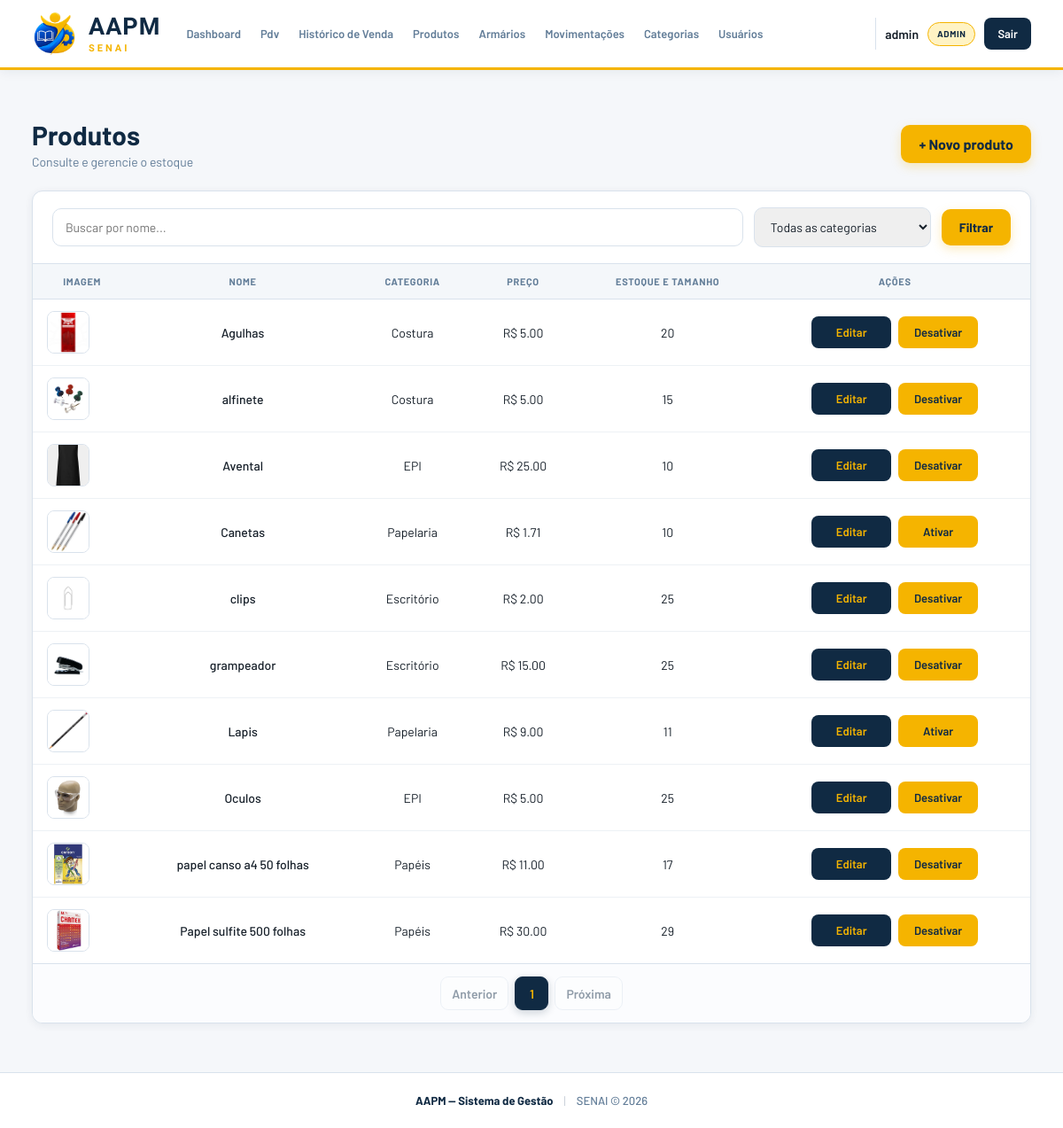
Page /produtos/ (signed in) on the earlier database version.
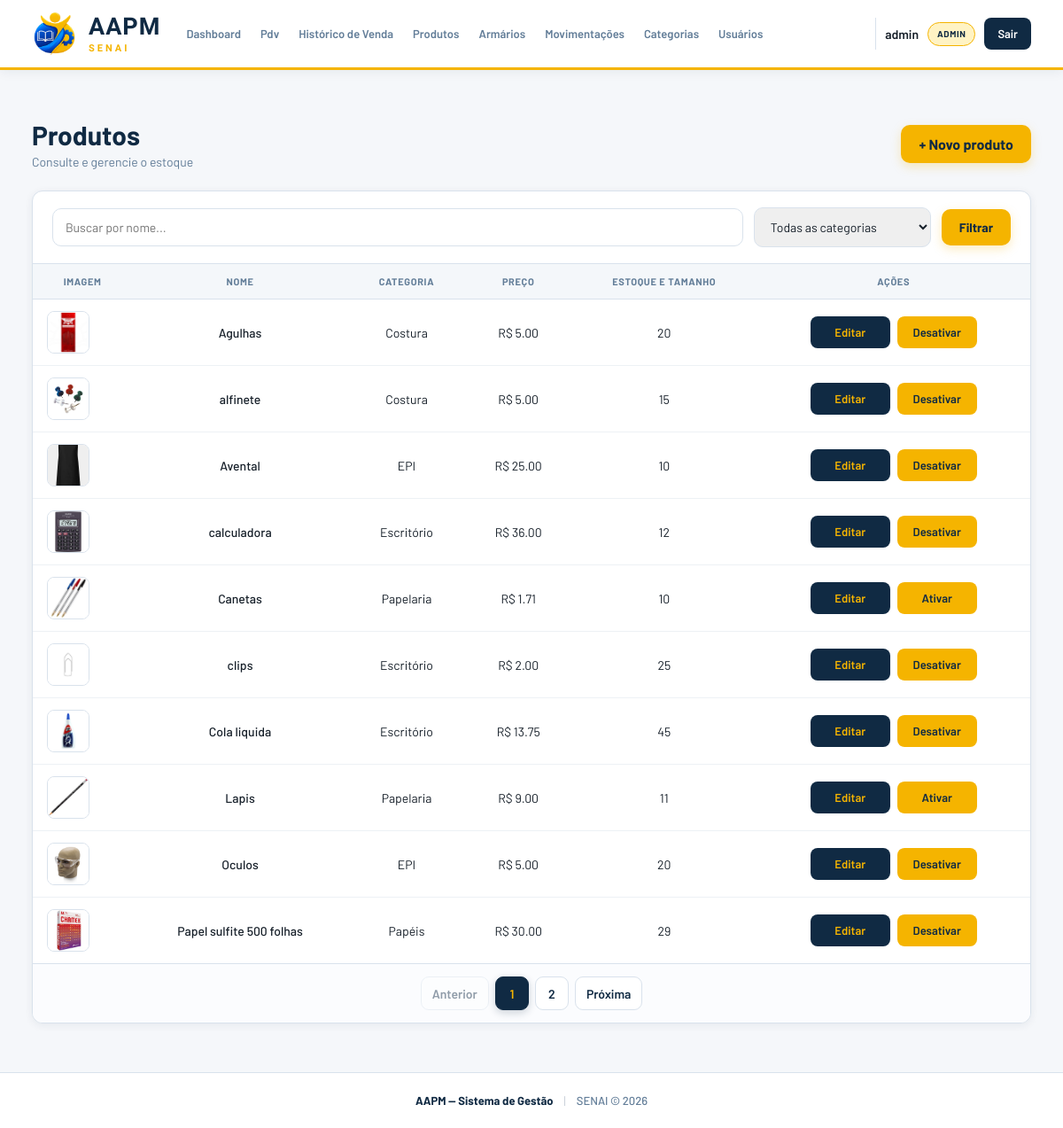
Same page on the later database version.
### app/models/produto.py (models this page shows, shortened)
class Produto(Base):
    __tablename__ = "produtos"
    id = Column(Integer, primary_key=True, autoincrement=True, index=True)
    nome = Column(String(150), nullable=False, index=True)
    preco = Column(Float, nullable=False, default=0.0)
    estoque_atual = Column(Integer, nullable=False, default=0)
    ativo = Column(Boolean, default=True)
    imagem_path = Column(String(255), nullable=True)
    categoria_id = Column(Integer, ForeignKey("categorias.id", ondelete="SET NULL"), nullable=True)
    categoria = relationship("Categoria", back_populates="produtos")
    tamanhos  = relationship("ProdutoTamanho", back_populates="produto", cascade="all, delete-orphan")

### app/models/categoria.py (models this page shows)
class Categoria(Base):
    __tablename__ = "categorias"
    id = Column(Integer, primary_key=True,autoincrement=True, index=True)
    nome = Column(String(100), nullable=False, unique=True)
    ativo = Column(Boolean, default=True)
    produtos = relationship("Produto", back_populates="categoria", lazy="select")

### app/controllers/produto_controller.py (the view)
@router.get("/")
def listar_produtos(
    request: Request,
    busca: str = "",
    categoria_id: int = 0,
    page: int = 1,
    db: Session = Depends(get_db),
    usuario = Depends(get_usuario_logado)
):
    query = db.query(Produto)
    if usuario['role'] != 'admin':
        query = query.filter(Produto.ativo == True)
    if busca:
        query = query.filter(Produto.nome.ilike(f"%{busca}%"))
    if categoria_id:
        query = query.filter(Produto.categoria_id == categoria_id)
    produtos, pagination = paginate(query.order_by(Produto.nome), page)
    categorias = db.query(Categoria).filter(Categoria.ativo == True).all()
    return templates.TemplateResponse(
        request,
        "produtos/index.html",
        {
            "request":      request,
            "usuario":      usuario,
            "produtos":     produtos,
            "categorias":   categorias,
            "pagination":   pagination,
            "busca":        busca,
            "categoria_id": categoria_id,
        }
    )

### app/templates/produtos/index.html (shortened to what this page needs)
{% extends "base.html" %}
{% block extra_css %}
<link rel="stylesheet" href="/static/css/pro-index.css">
<link rel="stylesheet" href="/static/css/list-filter.css?v=1">
<link rel="stylesheet" href="/static/css/list-pages.css?v=1">
{% endblock %}
{% block conteudo %}
<div class="page-header">
  <div>
    <h1 class="page-title">Produtos</h1>
    <p class="page-subtitle">Consulte e gerencie o estoque</p>
  </div>
  {% if usuario['role'] == 'admin' %}
  <a href="/produtos/novo" class="btn-primary">+ Novo produto</a>
  {% endif %}
</div>
<div class="card">
  <form method="get" action="/produtos" class="list-filter">
    <input type="text" name="busca" class="form-input list-filter__search" placeholder="Buscar por nome..." value="{{ busca }}">
    <select name="categoria_id" class="form-input form-select list-filter__select">
      <option value="0">Todas as categorias</option>
    </select>
    <button type="submit" class="btn-primary">
      Filtrar
    </button>
  </form>
  <div class="table-wrapper">
    <table class="table">
      <thead>
        <tr>
          <th>Imagem</th>
          <th>Nome</th>
          <th>Categoria</th>
          <th>Preço</th>
          <th>Estoque e Tamanho</th>
          {% if usuario['role'] == 'admin' %}
          <th>Ações</th>
          {% endif %}
        </tr>
      </thead>
      <tbody>
        {% for p in produtos | sort(attribute='nome', case_sensitive=false) %}
        <tr>
          <td>
            <img src="{{ url_for('static', path=p.imagem_path if p.imagem_path else 'img/sem-foto.png') }}"
              alt="{{ p.nome }}" width="48" height="48">
          </td>
          <td class="produto-nome">
            {{ p.nome }}
          </td>
          <td>
            {{ p.categoria.nome if p.categoria else "—" }}
          </td>
          <td>
            R$ {{ "%.2f"|format(p.preco) }}
          </td>
          <td class="estoque-produto">
            {% if p.tamanhos %}
            <button type="button" class="btn-table" onclick="abrirTamanhos({{ p.id }})">
              Ver tamanhos
            </button>
            <div id="tamanhos-{{ p.id }}" class="produto-tamanhos" style="display:none">
              {% for t in p.tamanhos %}
              <div class="tamanho-info">
                <strong>
                  {{ t.tamanho }}
                </strong>
                <span class="tamanho-estoque">
                  {{ t.estoque }} un.
                </span>
              </div>
              {% endfor %}
            </div>
            {% else %}
            {{ p.estoque_atual }}
            {% endif %}
          </td>
          {% if usuario['role'] == 'admin' %}
          <td class="td-actions">
            <div class="actions-group">
              <a href="/produtos/{{ p.id }}/editar" class="btn-table">
                Editar
              </a>
              <form action="/produtos/{{ p.id }}/desativar" method="post" data-confirm-form data-confirm-title="Tem certeza?" data-confirm-message="Tem certeza que deseja {{ 'desativar' if p.ativo else 'ativar' }} este produto?" data-confirm-label="{{ 'Desativar' if p.ativo else 'Ativar' }}">
                <button type="submit" class="btn-table btn-table--warn">
                  {% if p.ativo %}
                  Desativar
                  {% else %}
                  Ativar
                  {% endif %}
                </button>
              </form>
            </div>
          </td>
          {% endif %}
        </tr>
        {% endfor %}
      </tbody>
    </table>
  </div>
  {% include "paginacao/index.html" %}
</div>
{% endblock %}

Differences in the rows shown:
no longer on this page (row unchanged): Produto: imagem_path (picture), nome "grampeador", categoria "Escritório", preco "15.00", estoque_atual "25", ativo "Desativar"
no longer on this page (row unchanged): Produto: imagem_path (picture), nome "papel canso a4 50 folhas", categoria "Papéis", preco "11.00", estoque_atual "17", ativo "Desativar"
added Produto: imagem_path (picture), nome "calculadora", categoria "Escritório", preco "36.00", estoque_atual "12", ativo "Desativar"
added Produto: imagem_path (picture), nome "Cola liquida", categoria "Escritório", preco "13.75", estoque_atual "45", ativo "Desativar"
changed Produto "Oculos": estoque_atual "25" → "20"
Other differences:
new list line: "2"
